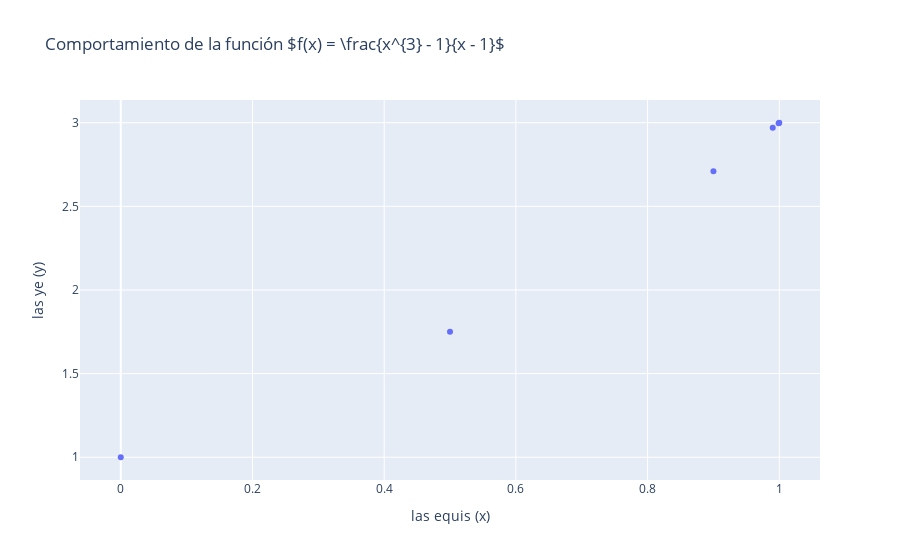

Source (notebook cell):
### Markdown cell above
# Veamos esta tendencia de manera gráfica

### Code cell
import numpy as np 
import pandas as pd 
import plotly.express as px




#fig = px.line(tabla,x = tabla.keys()[0], y = tabla.keys()[1], title=r'Relación entre $x$ y $y$')

fig = px.scatter(tabla_izquierda,x = tabla_izquierda.keys()[0], \
    y = tabla_izquierda.keys()[1], title=r'Comportamiento de la función $f(x) = \frac{x^{3} - 1}{x - 1}$')

fig.show()

fig.write_html('relacion_entre_x_e_y.html', auto_open=True)

### Figure 1 — Plotly figure (JSON) as saved in the notebook; plotly's stock layout.template omitted (floating-point values rounded to 4 significant figures)
{"data": [{"hovertemplate": "las equis (x)=%{x}<br>las ye (y)=%{y}<extra></extra>", "legendgroup": "", "marker": {"color": "#636efa", "symbol": "circle"}, "mode": "markers", "name": "", "orientation": "v", "showlegend": false, "type": "scatter", "x": [0, 0.5, 0.9, 0.99, 0.999, 0.9999], "xaxis": "x", "y": [1, 1.75, 2.71, 2.97, 2.997, 3.0], "yaxis": "y"}], "layout": {"legend": {"tracegroupgap": 0}, "title": {"text": "Comportamiento de la función $f(x) = \\frac{x^{3} - 1}{x - 1}$"}, "xaxis": {"anchor": "y", "domain": [0, 1], "title": {"text": "las equis (x)"}}, "yaxis": {"anchor": "x", "domain": [0, 1], "title": {"text": "las ye (y)"}}}}
